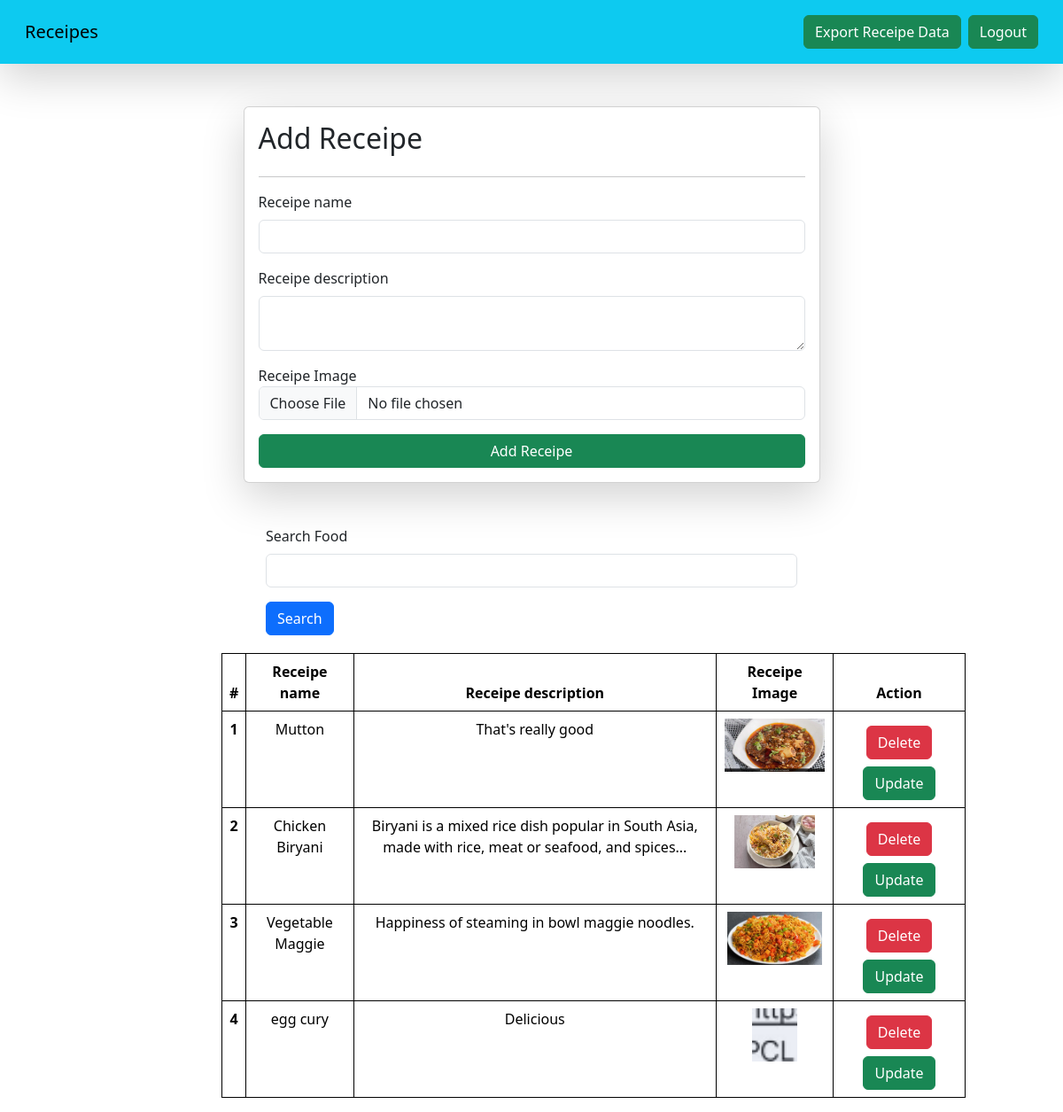
The page /receipe/ (signed in) on the database its author committed.
### vege/models.py (models this page shows, shortened)
class Recepie(models.Model):
    user = models.ForeignKey(User, on_delete=models.SET_NULL, null=True, blank=True )
    receipe = models.CharField(max_length=100)
    receipe_description = models.TextField()
    receipe_image = models.ImageField(upload_to='recepie')

### vege/views.py (the view, shortened to what this page needs)
# urls.py: path('receipe/', views.receipe, name='receipe'),
@login_required(login_url='/login/')
def receipe(request):
    queryset  = Recepie.objects.all()
    if request.GET.get('search'):
        queryset = queryset.filter(receipe__icontains = request.GET.get('search'))
    context = {'receipe': queryset}
    return render(request, 'receipe.html', context)

### vege/templates/receipe.html (shortened to what this page needs)
<!DOCTYPE html>
<html lang="en">
<head>
    <link href="https://cdn.jsdelivr.net/npm/bootstrap@5.3.5/dist/css/bootstrap.min.css" rel="stylesheet">
</head>
<body>
  <nav class="navbar p-3 bg-info shadow-lg ">
    <div class="container-fluid">
      <a class="navbar-brand">Receipes</a>
      <form class="d-flex" role="search">
         <a href="http://127.0.0.1:8000/receipe/export/" class="btn btn-success me-2">
        Export Receipe Data
    </a>
        {% if request.user.is_authenticated %}
        <a  href="/logout/" class="btn btn-success" type="submit">Logout</a>
        {% else %}
        <a href="/login/" class="btn btn-success" type="submit">Login</a>
        {% endif %}
      </form>
    </div>
  </nav>
    <div  class="container mt-5">
        <form class="col-7 mx-auto card p-3 shadow-lg" method="post" enctype="multipart/form-data">
            <h2>Add Receipe</h2>
            <hr>
            <div class="mb-3">
              <label for="exampleInputEmail1" class="form-label">Receipe name</label>
              <input name="receipe"  required type="text" class="form-control">
            </div>
            <div class="mb-3">
              <label for="exampleInputPassword1" class="form-label">Receipe description</label>
               <textarea class="form-control" name="receipe_description" required></textarea>
            </div>
            <div class="mb-3">
                <label class="exampleInputPassword1" class="form-label">Receipe Image</label>
                <input name="receipe_image"  type="file" class="form-control">
            </div>
            <button type="submit" class="btn btn-success">Add Receipe</button>
          </form>
        </div>
     <form>
    <div class="mt-5">
      <div class="mx-auto col-6">
        <div class="mb-3">
          <label for="exampleInputEmail1" class="form-label">Search Food</label>
          <input name="search"   value="{{receipe.receipe}}" class="form-control">
        </div>
         <button type="submit" class="btn btn-primary">Search</button>
        </form>
    <table class="table" style="width:70% ">
      <thead>
        <tr>
          <th scope="col">#</th>
          <th scope="col">Receipe name</th>
          <th scope="col">Receipe description</th>
          <th scope="col">Receipe Image</th>
          <th scope="col">Action</th>
        </tr>
      </thead>
      <tbody>
        {% for recep in receipe %}
        <tr>
          <th scope="row">{{ forloop.counter }}</th>
          <td>{{recep.receipe}}</td>
          <td>{{recep.receipe_description}}</td>
          <td>
            <img src="/media/{{recep.receipe_image}}" style="height :60px"></td>
        <td>
         <a href="/delete-receipe/{{recep.id}}" class="btn btn-danger m-2">Delete</a>
         <a href="/update-receipe/{{recep.id}}" class="btn btn-success">Update</a>
        </td>
      </tr>
        {% endfor %}
      </table>
</body>
</html>

### vege/templates/receipe.html (style rules this page uses)
table, th, td { border: 1px solid black; text-align: center; margin-left: 250px; margin-top: 20px; }

### rows shown on the page
Recepie: receipe "Mutton", receipe_description "That's really good", receipe_image (picture)
Recepie: receipe "Chicken Biryani", receipe_description "Biryani is a mixed rice dish popular in South Asia, made with rice, meat or seafood, and spices...", receipe_image (picture)
Recepie: receipe "Vegetable Maggie", receipe_description "Happiness of steaming in bowl maggie noodles.", receipe_image (picture)
Recepie: receipe "egg cury", receipe_description "Delicious", receipe_image (picture)
